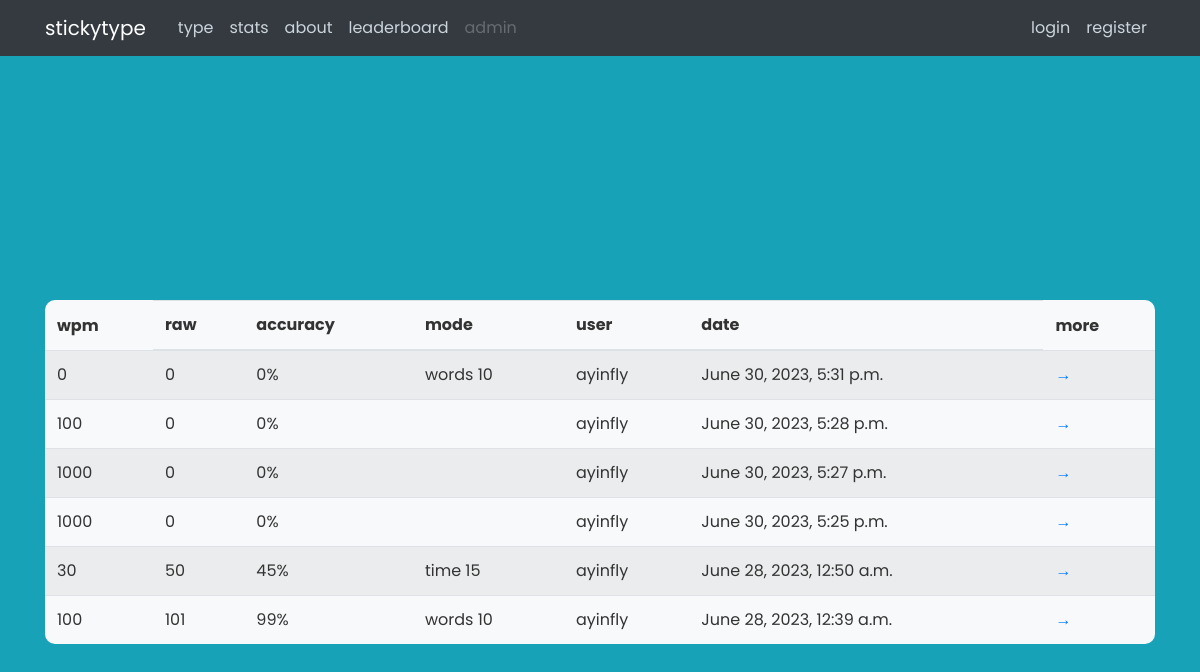
/stats/, run on an earlier commit of the app's database.
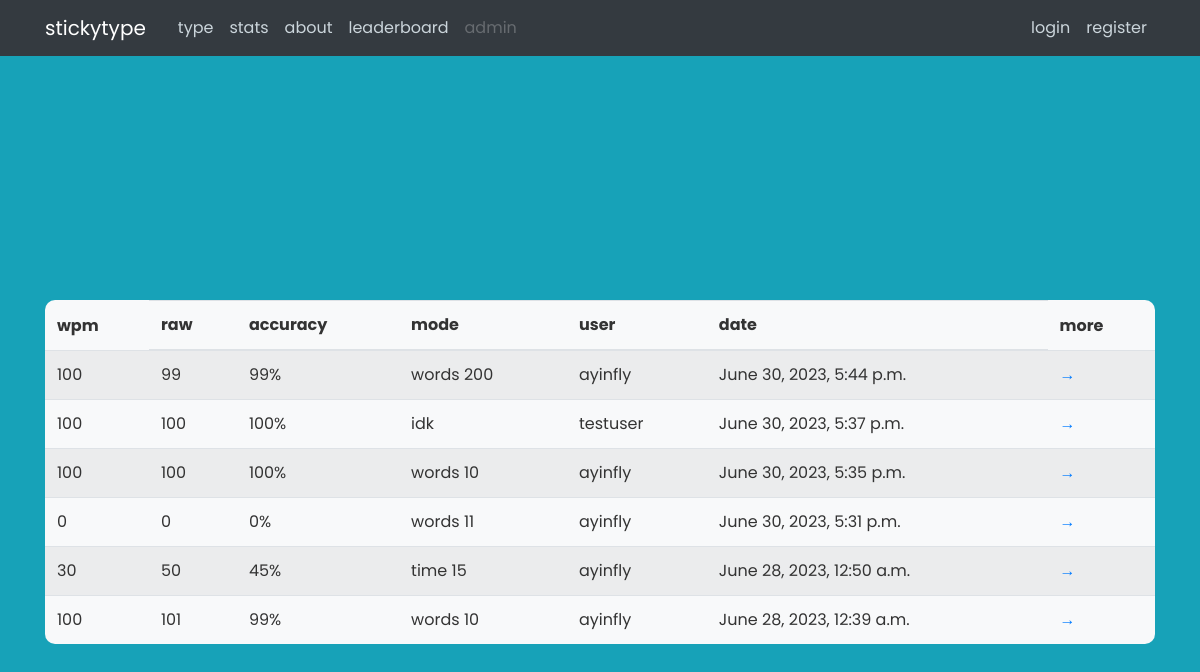
And on a later commit of the database.
### type/models.py (models this page shows, shortened)
class Stat(models.Model):
    author = models.ForeignKey(User, on_delete=models.CASCADE)
    wpm_total = models.PositiveSmallIntegerField(default=0)
    wpm_raw = models.PositiveSmallIntegerField(default=0)
    time = models.DateTimeField(auto_now_add=True)
    accuracy = models.PositiveSmallIntegerField(default=0)
    mode = models.CharField(max_length=20, default='')

### type/views.py (the view)
# urls.py: path("stats/", StatListView.as_view(), name='type-stats'),
class StatListView(ListView):
    model = Stat
    template_name = 'type/stats.html'
    context_object_name = 'stats'
    ordering = ['-time']

### type/templates/type/stats.html
{% extends "type/base.html" %}
{% block content%}
    <table class="table table-hover table-striped bg-light" style="border-radius: 10px;">
        <thead>
            <tr>
                <th scope="col" style="border: none;">wpm</th>
                <th scope="col">raw</th>
                <th scope="col">accuracy</th>
                <th scope="col">mode</th>
                <th scope="col">user</th>
                <th scope="col">date</th>
                <th scope="col" style="border: none;">more</th>
            </tr>
        </thead>
        <tbody>
            {% for stat in stats %}
                <tr>
                    <td>{{ stat.wpm_total }}</td>
                    <td>{{ stat.wpm_raw }}</td>
                    <td>{{ stat.accuracy }}%</td>
                    <td>{{ stat.mode }}</td>
                    <td>{{ stat.author.username }}</td>
                    <td>{{ stat.time }}</td>
                    <td><a href="{% url 'stat-detail' stat.id %}" class="stretched-link">→</a></td>
                </tr>
            {% endfor %}
        </tbody>
    </table>
{% endblock content%}

### type/templates/type/base.html (shortened to what this page needs)
{% load static %}
<!DOCTYPE html>
<html lang="en">
<head>
    <link rel="stylesheet" href="https://cdn.jsdelivr.net/npm/bootstrap@4.0.0/dist/css/bootstrap.min.css">
    <link rel="stylesheet" type="text/css" href="{% static 'type/main.css' %}">
    <link rel="stylesheet" href="{% static 'type/home.css' %}">
</head>
<body>
    <header class="site-header">
        <nav class="navbar navbar-expand-md navbar-dark bg-dark fixed-top">
            <div class="container">
                <a class="navbar-brand mr-4" href="/">stickytype</a>
                <div class="collapse navbar-collapse" id="navbarToggle">
                    <div class="navbar-nav mr-auto">
                        <a class="nav-item nav-link" href="{% url 'type-home' %}">type</a>
                        <a class="nav-item nav-link" href="{% url 'type-stats' %}">stats</a>
                        <a class="nav-item nav-link" href="{% url 'type-about' %}">about</a>
                        <a class="nav-item nav-link" href="#">leaderboard</a>
                        <a class="nav-item nav-link disabled" href="/admin">admin</a>
                    </div>
                    <div class="navbar-nav">
                        {% if user.is_authenticated %}
                            <a class="nav-item nav-link" href="{% url 'logout' %}">logout</a>
                            <a class="nav-item nav-link" href="{% url 'profile' %}">{{ user.username }}</a>
                        {% else %}
                            <a class="nav-item nav-link" href="{% url 'login' %}">login</a>
                            <a class="nav-item nav-link" href="{% url 'register' %}">register</a>
                        {% endif %}
                    </div>
                </div>
            </div>
        </nav>
    </header>
    <main role="main" class="container">
        {% block content %}{% endblock %}
    </main>
</body>
</html>

### type/static/type/main.css (style rules this page uses)
body { background: #fafafa; color: #333333; margin-top: 5rem; }
.site-header .navbar-nav .nav-link { color: #cbd5db; }

### type/static/type/home.css (style rules this page uses)
* { margin: 0; padding: 0; box-sizing: border-box; font-family: 'Poppins', sans-serif; }
body { display: flex; padding: 0 10px; align-items: center; justify-content: center; min-height: 100vh; background: #17A2B8; }

What changed in the data, as far as the page shows it:
removed Stat: wpm_total "100", wpm_raw "0", accuracy "0", author.username "ayinfly", time "June 30, 2023, 5:28 p.m."
removed Stat: wpm_total "1000", wpm_raw "0", accuracy "0", author.username "ayinfly", time "June 30, 2023, 5:27 p.m."
removed Stat: wpm_total "1000", wpm_raw "0", accuracy "0", author.username "ayinfly", time "June 30, 2023, 5:25 p.m."
added Stat: wpm_total "100", wpm_raw "99", accuracy "99", mode "words 200", author.username "ayinfly", time "June 30, 2023, 5:44 p.m."
added Stat: wpm_total "100", wpm_raw "100", accuracy "100", mode "idk", author.username "testuser", time "June 30, 2023, 5:37 p.m."
added Stat: wpm_total "100", wpm_raw "100", accuracy "100", mode "words 10", author.username "ayinfly", time "June 30, 2023, 5:35 p.m."
changed Stat: mode "words 10" → "words 11"
